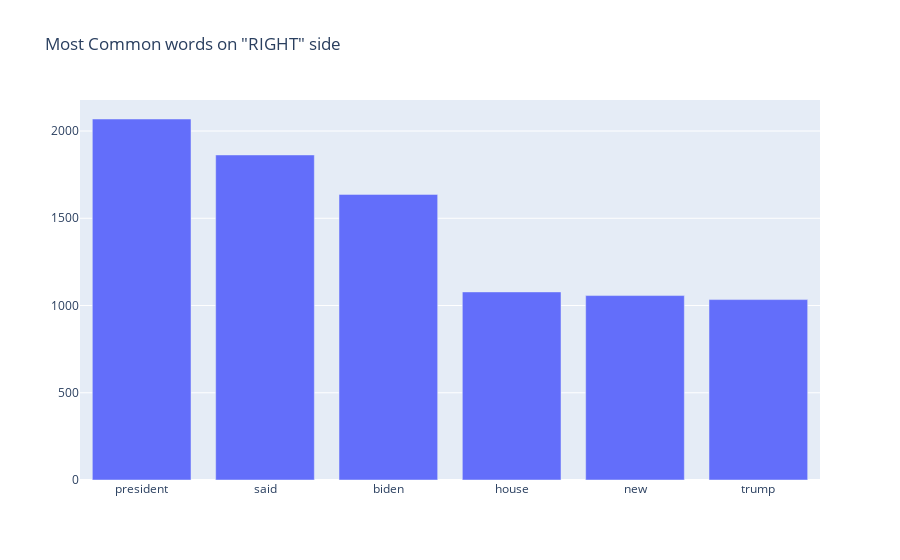

Here is the notebook cell this chart was saved with:
### Markdown cell above
## `Right`

### Code cell
# Use of Corpus function on `Right`
corpus=create_corpus('right')

# Using the counter function to count the frequency of each word
counter=Counter(corpus)

# Storing the most common words in the corpus
most=counter.most_common()
x=[]
y=[]


for word,count in most[:40]:
    if (word not in stop) :
        x.append(word)
        y.append(count)


# a bar plot to show the most comman words        
fig = go.Figure([go.Bar(x=x, y=y)])
# Change the bar mode
fig.update_layout(title='Most Common words on "RIGHT" side')
fig.show()

### Figure 1 — Plotly figure (JSON) as saved in the notebook; plotly's stock layout.template omitted (floating-point values rounded to 4 significant figures)
{"data": [{"type": "bar", "x": ["president", "said", "biden", "house", "new", "trump"], "y": [2069, 1863, 1637, 1078, 1057, 1034]}], "layout": {"title": {"text": "Most Common words on \"RIGHT\" side"}}}
